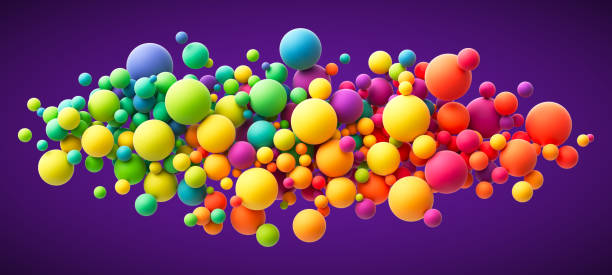
#> input picture Images/image4.jpg, 612 x 275 px, found by its file name
$ python 'morphological transformation.py'
#> lines starting #> are read from the running program, lines starting #| are printed output that depends on the picture; after the words box and inside, x2 and y2 are one past the last pixel; in counts of white or black regions, pixels touching at a corner belong together
import cv2
import numpy as np
from matplotlib import pyplot as plt

# # Load the image in grayscale mode (required for binary transformations)
# img = cv2.imread("C:/Users/hp/Desktop/coding/opencv/image4.jpg", 0)
# img = cv2.resize(img, (400, 400))  # Resize for easier visualization

# # Erosion and dilation are part of morphological transformations
# # These transformations rely on a structuring element (kernel) to modify the image shape
# # They are typically applied to binary images (black and white)

# # Threshold the image to create a binary mask
# # Any pixel intensity above 230 becomes white (foreground), and below becomes black (background)
# _, mask = cv2.threshold(img, 230, 255, cv2.THRESH_BINARY)

# # Define the structuring element (kernel) used for the transformations
# # A larger kernel (e.g., 3x3) will create more noticeable effects in erosion and dilation
# kernel = np.ones((3, 3), np.uint8)  # A 3x3 matrix of ones, defining the shape of the operation

# # EROSION: This operation erodes away the boundaries of the foreground object
# # - Foreground (object of interest) should be white, background should be black
# # - It reduces white regions in the image, "shrinking" them
# # - Useful for removing small white noise in the background
# eroded_img = cv2.erode(mask, kernel)

# # DILATION: The opposite of erosion
# # - It expands the white regions in the binary image, "growing" the object
# # - Helpful to close small holes within white regions
# # - Often used after erosion to smooth the object boundaries
# dilated_img = cv2.dilate(mask, kernel)

# # Display the images using OpenCV windows
# cv2.imshow("Original Image", img)
# cv2.imshow("Binary Mask", mask)
# cv2.imshow("Eroded Image", eroded_img)
# cv2.imshow("Dilated Image", dilated_img)

# # Use matplotlib to plot and compare images side-by-side for better visualization
# # Titles and images lists for creating subplots
# titles = ["Original Image", "Binary Mask", "Erosion", "Dilation"]
# images = [img, mask, eroded_img, dilated_img]

# # Set up a figure with a size suitable for 4 images in a row
# plt.figure(figsize=(12, 4))
# for i in range(4):
#     plt.subplot(1, 4, i+1)  # Create subplots in a 1x4 grid
#     plt.imshow(images[i], 'gray')  # Show image in grayscale
#     plt.title(titles[i])  # Set title for each subplot
#     plt.xticks([]), plt.yticks([])  # Remove x and y ticks for clarity

# # Display the plotted images
# plt.show()

# # Wait for the user to press 'ESC' key to close OpenCV windows
# cv2.waitKey(0)
# cv2.destroyAllWindows()


# OPENING
# OPENING is just another name of erosion followed by dialation
# means first erosion take place then dialation

img = cv2.imread("C:/Users/hp/Desktop/coding/opencv/image4.jpg", 0)
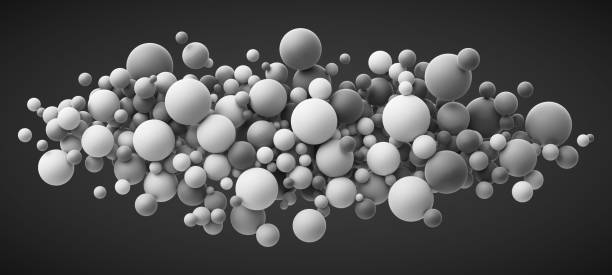
#> img: shape (275, 612); min 1, max 255, mean 82.7
img = cv2.resize(img, (400, 400))
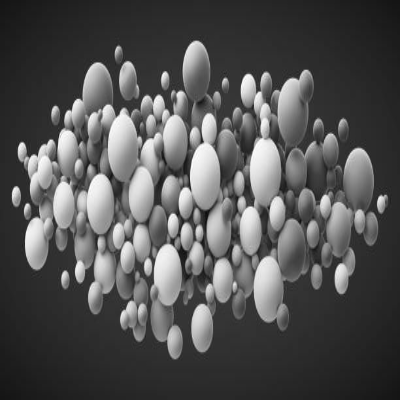
#> img: shape (400, 400); min 11, max 255, mean 82.6
_, mask = cv2.threshold(img, 230, 255, cv2.THRESH_BINARY)
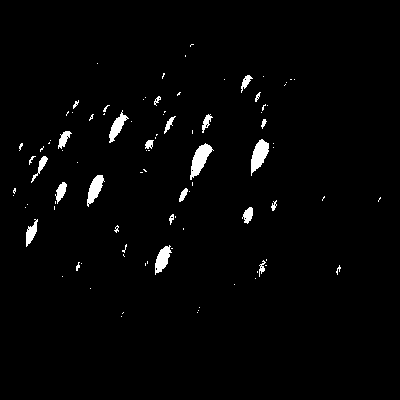
#> mask: shape (400, 400); 2% white; 95 white regions (70 under 20 px), largest, box (x1, y1, x2, y2) and area: (190, 143, 214, 180) 404, (251, 139, 269, 176) 374, (87, 175, 105, 207) 285
kernel = np.ones((3, 3), np.uint8)
o = cv2.morphologyEx(mask,cv2.MORPH_OPEN,kernel)
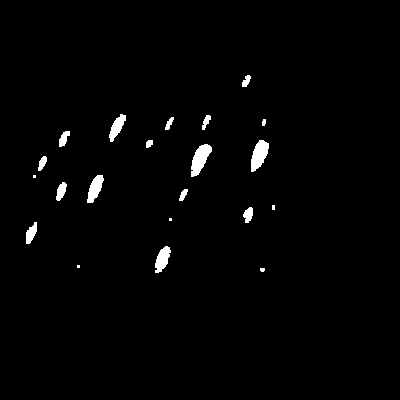
#> o: shape (400, 400); 1.6% white; 21 white regions (5 under 20 px), largest, box (x1, y1, x2, y2) and area: (191, 144, 212, 177) 391, (251, 140, 269, 172) 365, (87, 175, 104, 203) 275


# CLOSING
# CLOSING is just another name of dilation followed by erosion
# means first dilation take place then erosion


kernel = np.ones((3, 3), np.uint8)
b = cv2.morphologyEx(mask,cv2.MORPH_CLOSE,kernel)
#> b: shape (400, 400); 2.1% white; 78 white regions (50 under 20 px), largest, box (x1, y1, x2, y2) and area: (190, 143, 214, 180) 407, (251, 139, 269, 176) 375, (87, 175, 105, 207) 289

x1 = cv2.morphologyEx(mask,cv2.MORPH_TOPHAT,kernel) # difference between the mask and opening
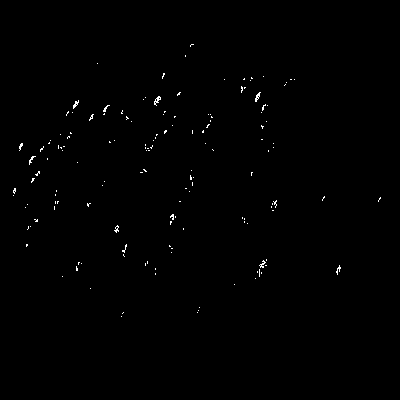
#> x1: shape (400, 400); 0.42% white in thin lines or dots, all inside (x1, y1, x2, y2) = (13, 44, 381, 317)
x2 = cv2.morphologyEx(mask,cv2.MORPH_GRADIENT,kernel) # difference between the dilation and erosion
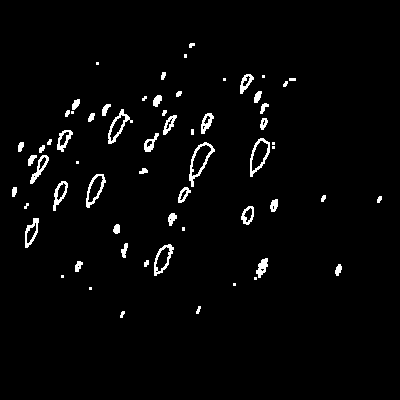
#> x2: shape (400, 400); 2.6% white; 63 white regions (16 under 20 px), largest, box (x1, y1, x2, y2) and area: (189, 142, 215, 187) 268, (108, 109, 133, 144) 226, (250, 138, 270, 177) 220
x3 = cv2.morphologyEx(mask,cv2.MORPH_BLACKHAT,kernel) # difference between the input image and closing
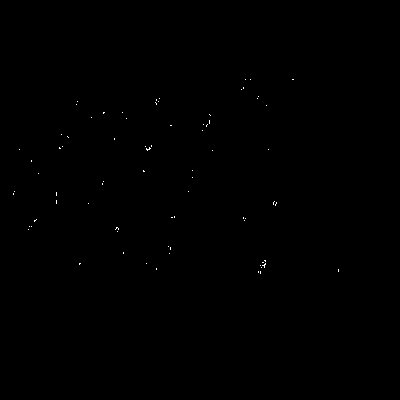
#> x3: shape (400, 400); 0.1% white in thin lines or dots, all inside (x1, y1, x2, y2) = (13, 79, 339, 274)


cv2.imshow("image",img)
cv2.imshow("masking",mask)
cv2.imshow("morphology",o)
cv2.imshow("x1",x1)
cv2.imshow("x2",x2)
cv2.imshow("x3",x3)
cv2.imshow("morphology2",b)
cv2.waitKey(0)
cv2.destroyAllWindows()

$ run again, with Images/image8.jpg copied over Images/image4.jpg
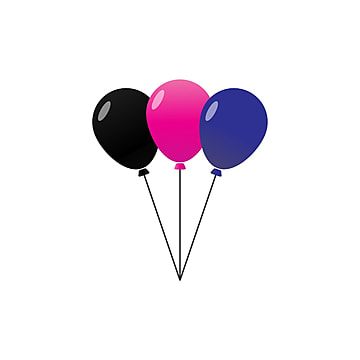
#> input picture Images/image8.jpg, 360 x 360 px, found by its file name
#> `_, mask = cv2.threshold(img, 230, 255, cv2.THRESH_BINARY)`:
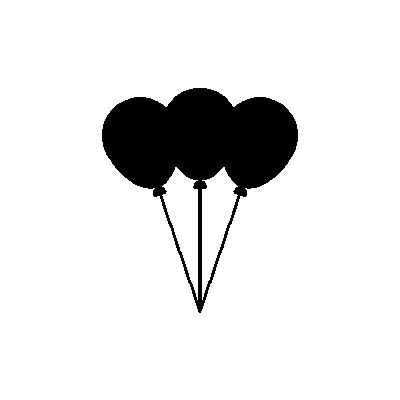
#> mask: shape (400, 400); 89.6% white; 1 black region, box (x1, y1, x2, y2) and area: (102, 88, 298, 313) 16588
#> o: shape (400, 400); 89.6% white; 1 black region, box (x1, y1, x2, y2) and area: (102, 88, 298, 313) 16639
#> b: shape (400, 400); 89.6% white; 3 black regions, box (x1, y1, x2, y2) and area: (102, 88, 298, 312) 16414, (179, 252, 191, 283) 95, (172, 232, 180, 251) 59
#> x1: shape (400, 400); 0.03% white in thin lines or dots, all inside (x1, y1, x2, y2) = (153, 106, 247, 300)
#> `x2 = cv2.morphologyEx(mask,cv2.MORPH_GRADIENT,kernel)`:
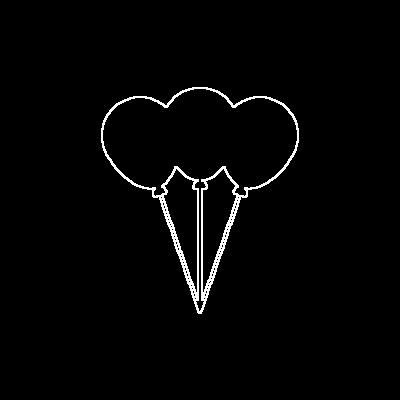
#> x2: shape (400, 400); 2% white in thin lines or dots, all inside (x1, y1, x2, y2) = (101, 87, 299, 314)
#> x3: shape (400, 400); 0.01% white in thin lines or dots, all inside (x1, y1, x2, y2) = (166, 186, 234, 313)
